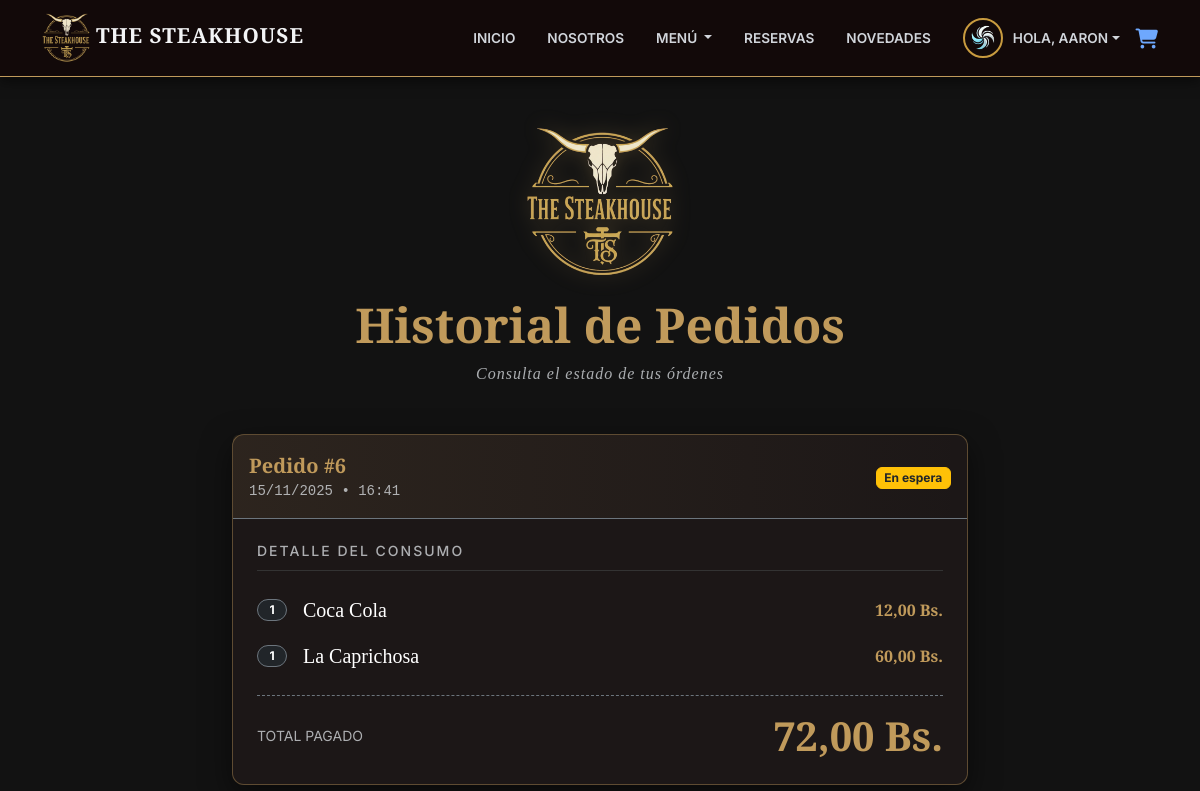
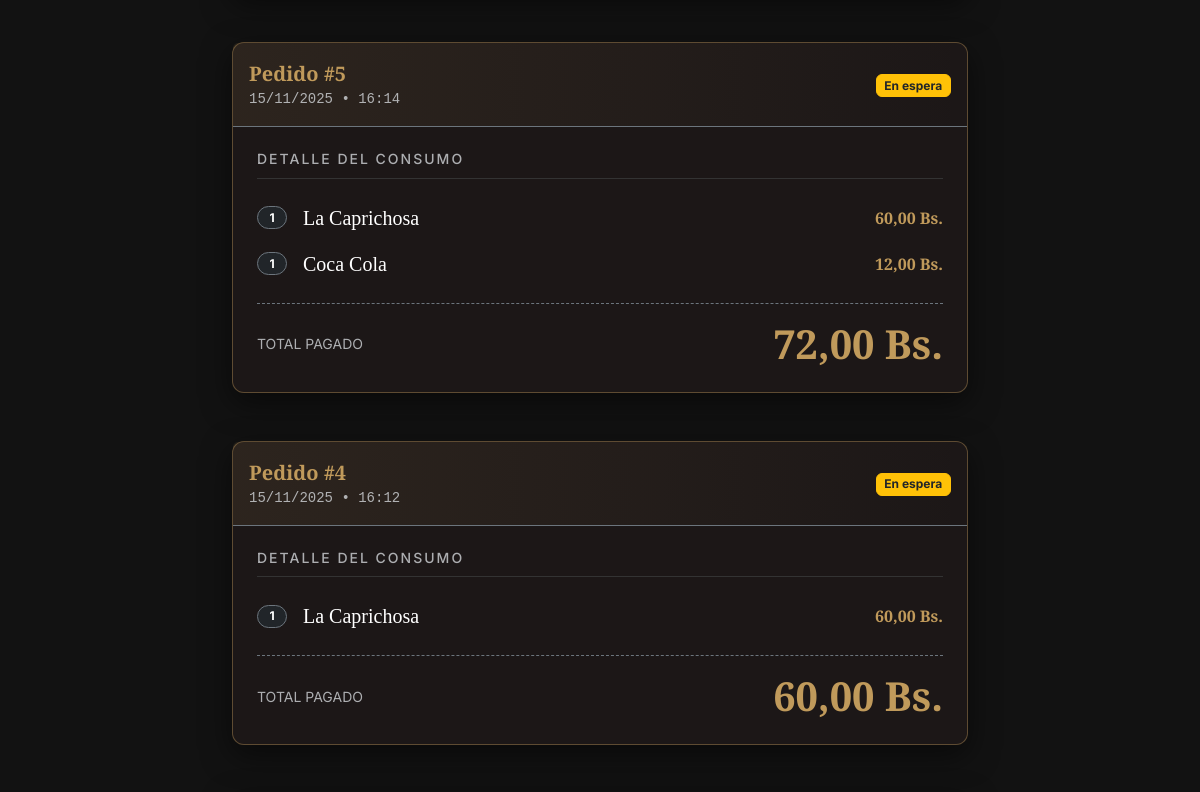
/pedidos/mis-pedidos/ (signed in, upper part), run on an earlier commit of the app's database (2 pictures, top to bottom).
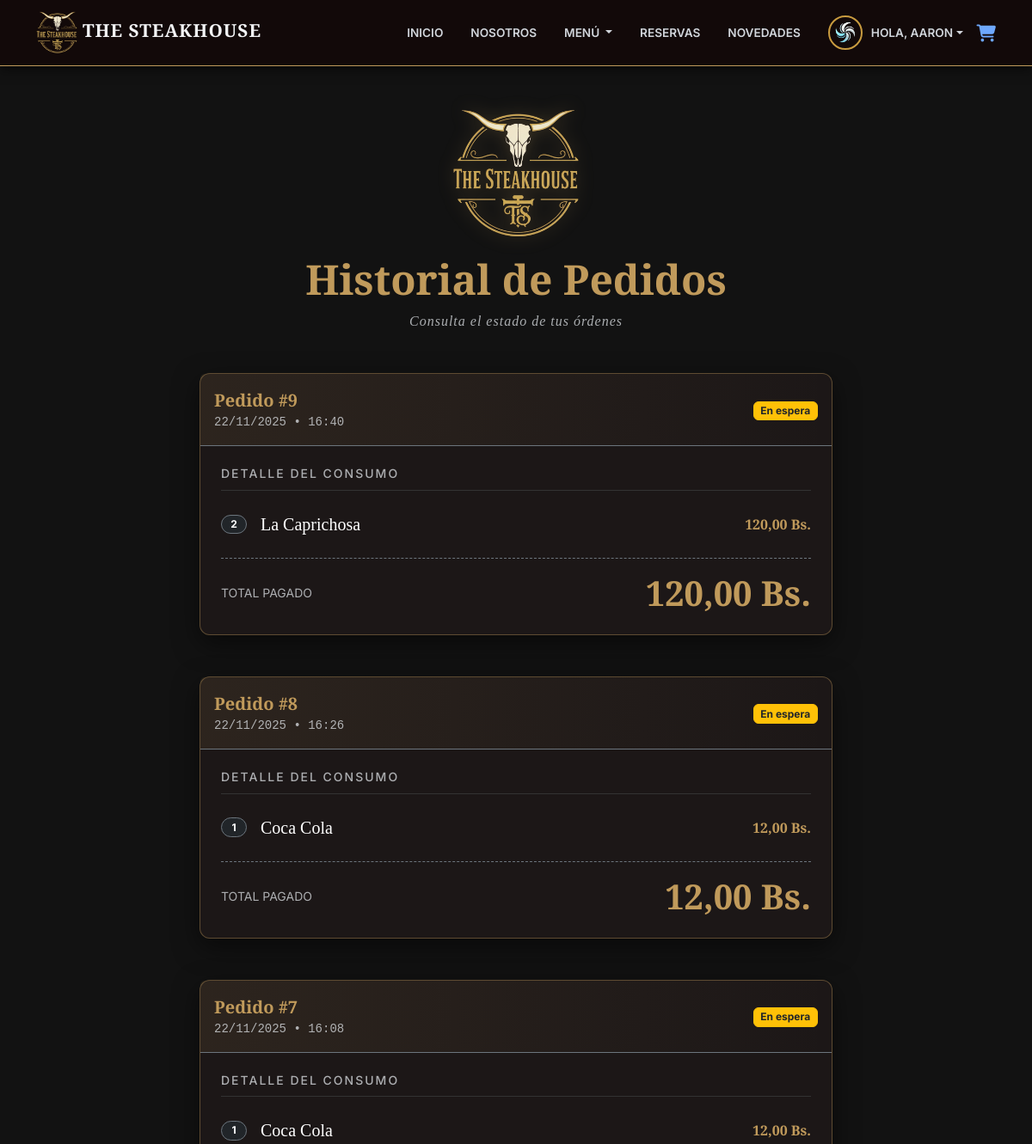
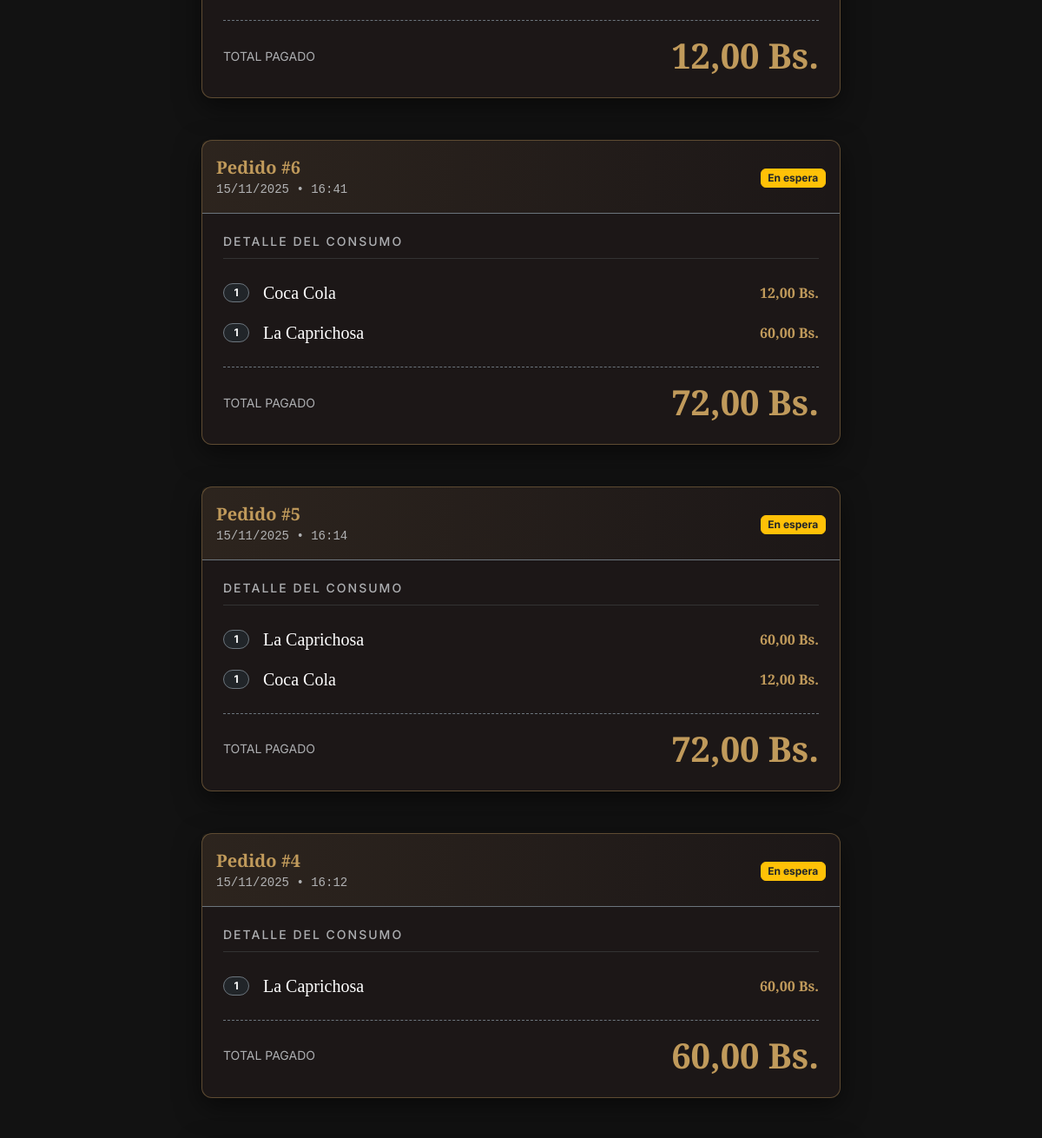
And on a later commit of the database (2 pictures, top to bottom).
### pedidos/models.py (models this page shows, shortened)
class Pedido(models.Model):
    ESTADO_PEDIDO_CHOICES = (
        ('PENDIENTE', 'Pendiente'),
        ('EN_PREPARACION', 'En Preparación'),
        ('LISTO', 'Listo para Servir'),
        ('ENTREGADO', 'Entregado'),
        ('CANCELADO', 'Cancelado'),
    )
    usuario = models.ForeignKey(settings.AUTH_USER_MODEL, on_delete=models.SET_NULL, null=True, blank=True, related_name="pedidos")
    cliente = models.ForeignKey(Cliente, on_delete=models.SET_NULL, null=True, blank=True)
    mesa = models.ForeignKey(Mesa, on_delete=models.SET_NULL, null=True, blank=True)
    fecha_pedido = models.DateTimeField(auto_now_add=True)
    estado_pedido = models.CharField(max_length=20, choices=ESTADO_PEDIDO_CHOICES, default='PENDIENTE')
    total = models.DecimalField(max_digits=10, decimal_places=2, default=0.00)

class DetallePedido(models.Model):
    pedido = models.ForeignKey(Pedido, related_name='detalles', on_delete=models.CASCADE)
    producto = models.ForeignKey(Producto, on_delete=models.PROTECT)
    cantidad = models.PositiveIntegerField(default=1)
    precio_unitario = models.DecimalField(max_digits=10, decimal_places=2) # Se guarda el precio al momento de la compra
    subtotal = models.DecimalField(max_digits=10, decimal_places=2)

### productos/models.py (models this page shows, shortened)
class Producto(models.Model):
    CATEGORIA_CHOICES = (
        ('CARNE', 'Cortes de Carne'),
        ('HAMBURGUESA', 'Hamburguesas'),
        ('GUARNICION', 'Guarniciones'),
        ('BEBIDA', 'Bebidas'),
        ('POSTRE', 'Postres'),
    )
    nombre_producto = models.CharField(max_length=100)
    descripcion = models.TextField(blank=True, null=True)
    precio = models.DecimalField(max_digits=10, decimal_places=2)
    categoria = models.CharField(max_length=20, choices=CATEGORIA_CHOICES)
    disponible = models.BooleanField(default=True)
    imagen = models.ImageField(upload_to='productos/', blank=True, null=True)

### pedidos/views.py (the view)
# urls.py: path('mis-pedidos/', views.mis_pedidos_view, name='mis_pedidos'),
@login_required(login_url='login')
def mis_pedidos_view(request):
    pedidos = Pedido.objects.filter(usuario=request.user).order_by('-fecha_pedido')
    return render(request, 'mis_pedidos.html', {'pedidos': pedidos})

### templates/mis_pedidos.html (shortened to what the changed rows need)
{% extends 'base.html' %}
{% load static %}
{% block content %}
<div class="container my-5" style="min-height: 60vh;">
    <div class="text-center mb-5">
        <h1 class="title-gold display-5" style="font-family: 'Playfair Display', serif;">Historial de Pedidos</h1>
    </div>
    <div class="row justify-content-center">
        <div class="col-lg-8">
            {% if pedidos %}
                {% for pedido in pedidos %}
                <div class="card card-dark-theme mb-5 shadow-lg" style="border: 1px solid #c09a5b;">
                    <div class="card-header border-bottom border-secondary d-flex justify-content-between align-items-center py-3"
                         style="background: linear-gradient(to right, rgba(192, 154, 91, 0.1), rgba(0,0,0,0));">
                        <div>
                            <span class="fw-bold title-gold fs-5" style="font-family: 'Playfair Display', serif;">Pedido #{{ pedido.id }}</span>
                            <div class="text-muted small font-monospace">
                                {{ pedido.fecha_pedido|date:"d/m/Y • H:i" }}
                            </div>
                        </div>
                        <div>
                            {% if pedido.estado_pedido == 'PENDIENTE' %}
                                <span class="badge bg-warning text-dark border border-warning">En espera</span>
                            {% elif pedido.estado_pedido == 'EN_PREPARACION' %}
                                <span class="badge bg-info text-white border border-info">Cocinando <i class="fas fa-fire ms-1"></i></span>
                            {% elif pedido.estado_pedido == 'LISTO' %}
                                <span class="badge bg-primary border border-primary">¡Listo! <i class="fas fa-bell ms-1"></i></span>
                            {% elif pedido.estado_pedido == 'ENTREGADO' %}
                                <span class="badge bg-success border border-success">Entregado <i class="fas fa-check ms-1"></i></span>
                            {% elif pedido.estado_pedido == 'CANCELADO' %}
                                <span class="badge bg-danger border border-danger">Cancelado</span>
                            {% else %}
                                <span class="badge bg-secondary">{{ pedido.estado_pedido }}</span>
                            {% endif %}
                        </div>
                    </div>
                    <div class="card-body p-4">
                        <h6 class="text-muted text-uppercase small mb-4" style="letter-spacing: 2px; border-bottom: 1px solid #333; padding-bottom: 10px;">
                            Detalle del consumo
                        </h6>
                        <ul class="list-unstyled mb-4">
                            {% for detalle in pedido.detalles.all %}
                            <li class="d-flex justify-content-between align-items-center mb-3">
                                <div class="d-flex align-items-center">
                                    <span class="badge bg-dark border border-secondary me-3 rounded-pill" style="min-width: 30px;">{{ detalle.cantidad }}</span>
                                    <span class="text-white fs-5" style="font-family: 'Playfair Display', serif;">
                                        {{ detalle.producto.nombre_producto }}
                                    </span>
                                </div>
                                <div class="text-end">
                                    <span class="title-gold fw-bold">{{ detalle.subtotal }} Bs.</span>
                                </div>
                            </li>
                            {% empty %}
                            <li class="text-center text-danger">Error: No se encontraron detalles para este pedido.</li>
                            {% endfor %}
                        </ul>
                        <div class="d-flex justify-content-between align-items-center pt-3 border-top border-secondary" style="border-top-style: dashed !important;">
                            <span class="text-muted text-uppercase small">Total Pagado</span>
                            <span class="title-gold display-6 fw-bold" style="font-family: 'Playfair Display', serif;">
                                {{ pedido.total }} Bs.
                            </span>
                        </div>
                    </div>
                </div>
                {% endfor %}
            {% endif %}
        </div>
    </div>
</div>
{% endblock %}

What changed in the data, as far as the page shows it:
added Pedido: id "9", fecha_pedido "22/11/2025 • 16:40", estado_pedido "En espera", total "120,00"
added DetallePedido: cantidad "2", producto.nombre_producto "La Caprichosa", subtotal "120,00", shown under "9"
added Pedido: id "8", fecha_pedido "22/11/2025 • 16:26", estado_pedido "En espera", total "12,00"
added DetallePedido: cantidad "1", producto.nombre_producto "Coca Cola", subtotal "12,00", shown under "8"
added Pedido: id "7", fecha_pedido "22/11/2025 • 16:08", estado_pedido "En espera", total "12,00"
added DetallePedido: cantidad "1", producto.nombre_producto "Coca Cola", subtotal "12,00", shown under "7"
